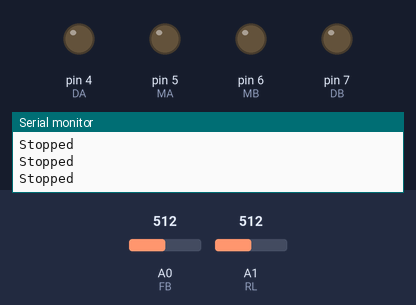
The sketch below on a simulated Arduino Uno, built with avr-gcc and run on an emulated ATmega328P. Parts: output pins drawn as LEDs (lit = HIGH), the last lines printed to the serial monitor. The test bench sets the inputs (shaded band); at power-on: A0 (FB) = 512, A1 (RL) = 512.

Above: at 1.2 s.
1.3 s: A0 (FB) set to 490
At 2.5 s:
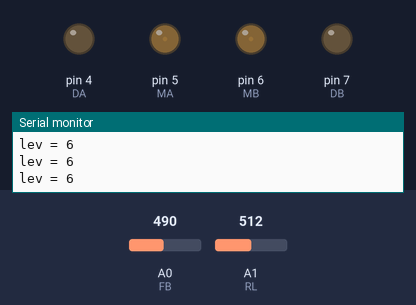
2.8 s: A1 (RL) set to 716
At 4.0 s:
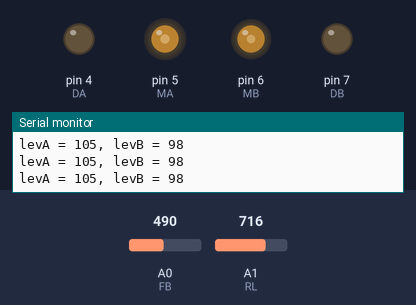
4.3 s: A0 (FB) set to 519
At 5.0 s:
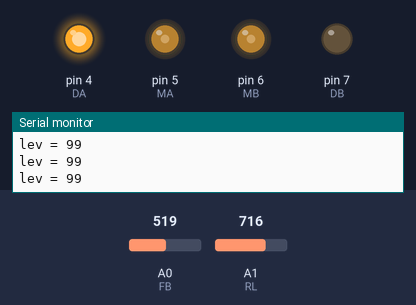
5.8 s: A1 (RL) set to 900
At 7.0 s:
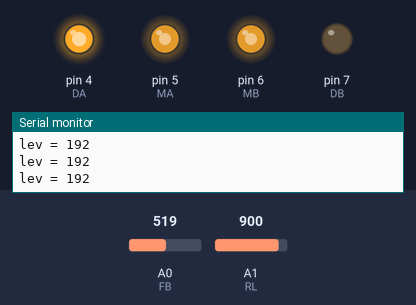
7.3 s: A0 (FB) set to 716
At 7.7 s:
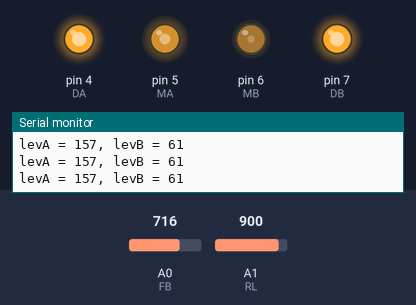
8.8 s: A1 (RL) set to 513
At 9.8 s:
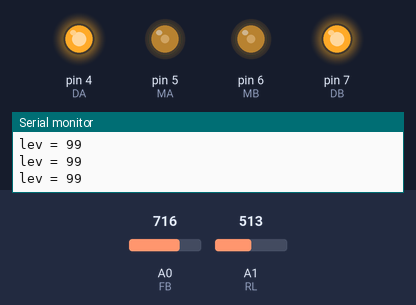
Timing chart, 0 to 11.3 s (numbered marks = the images above; inputs shaded):
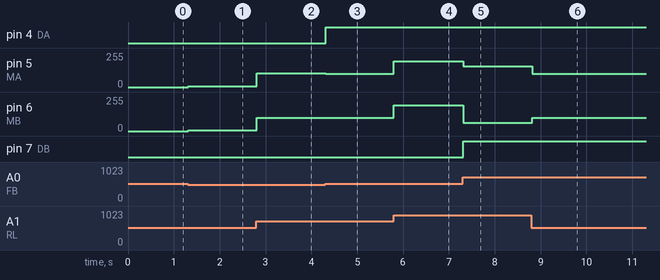

The sketch:

THE_MOTOR.ino
```cpp
int MA = 5, MB = 6;
int DA = 4, DB = 7;
int FB = A0, RL = A1;
int FB_Val, RL_Val;
void setup() {
  Serial.begin(9600);
  pinMode (MA, OUTPUT);
  pinMode (MB, OUTPUT);
  pinMode (DA, OUTPUT);
  pinMode (DB, OUTPUT);
  pinMode (FB, INPUT);
  pinMode (RL, INPUT);
}

void loop() {
  // get the analog read of the consoles

  FB_Val = analogRead(FB);
  RL_Val = analogRead(RL);

  if (FB_Val > 500 && FB_Val < 523 && RL_Val > 500 && RL_Val < 523) {
    Stop();
  }
  else if (RL_Val > 500 && RL_Val < 523 && FB_Val > 523) {
    Forward();
  }
  else if (RL_Val > 500 && RL_Val < 523 && FB_Val < 500) {
    Backward();
  }
  else if (FB_Val > 500 && FB_Val < 523 && RL_Val < 500) {
    Rot_Left();
  }
  else if (FB_Val > 500 && FB_Val < 523 && RL_Val > 523) {
    Rot_Right();
  }
  else if (RL_Val > 523 && FB_Val > 523) {
    Forward_Right();
  }
  else if (RL_Val < 500 && FB_Val > 523) {
    Forward_Left();
  }
  else if (RL_Val > 523 && FB_Val < 500) {
    Backward_Right();
  }
  else if (RL_Val < 500 && FB_Val < 500) {
    Backward_Left();
  }
}


void Stop() {
  digitalWrite(DA, 0);
  digitalWrite(DB, 0);
  analogWrite(MA, 0);
  analogWrite(MB, 0);
  Serial.println("Stopped");
}
void Forward() {
  digitalWrite(DA, 1);
  digitalWrite(DB, 1);
  int lev = map(FB_Val, 523, 1023, 1, 255);
  analogWrite(MA, lev);
  analogWrite(MB, lev);
  Serial.print("lev = ");
  Serial.println(lev);
}
void Backward() {
  digitalWrite(DA, 0);
  digitalWrite(DB, 0);
  int lev = map(FB_Val, 500, 0, 1, 255);
  analogWrite(MA, lev);
  analogWrite(MB, lev);
  Serial.print("lev = ");
  Serial.println(lev);
}
void Rot_Left() {
  digitalWrite(DA, 0);
  digitalWrite(DB, 1);
  int lev = map(RL_Val, 500, 0, 1, 255);
  analogWrite(MA, lev);
  analogWrite(MB, lev);
  Serial.print("lev = ");
  Serial.println(lev);
}
void Rot_Right() {
  digitalWrite(DA, 1);
  digitalWrite(DB, 0);
  int lev = map(RL_Val, 523, 1023, 1, 255);
  analogWrite(MA, lev);
  analogWrite(MB, lev);
  Serial.print("lev = ");
  Serial.println(lev);
}

void Forward_Right() {
  digitalWrite(DA, 1);
  digitalWrite(DB, 1);
  int levFB = map(FB_Val, 523, 1023, 1, 255);
  int levRL = map(RL_Val, 523, 1023, 1, 255);
  int levA = map(FB_Val, 523, 1023, levRL, levFB);
  int levB = map(levA, 0, 255, levA,0);
  analogWrite(MA, levA);
  analogWrite(MB, levB);
  Serial.print("levA = ");
  Serial.print(levA);
  Serial.print(", levB = ");
  Serial.println(levB);
}

void Forward_Left() {
  digitalWrite(DA, 1);
  digitalWrite(DB, 1);
  int levFB = map(FB_Val, 523, 1023, 1, 255);
  int levRL = map(RL_Val, 500, 0, 1, 255);
  int levB = map(FB_Val, 523, 1023, levRL, levFB);
  int levA = map(FB_Val, 500, 0, levRL, levFB);
  analogWrite(MA, levA);
  analogWrite(MB, levB);
  Serial.print("levA = ");
  Serial.print(levA);
  Serial.print(", levB = ");
  Serial.println(levB);
}

void Backward_Right() {
  digitalWrite(DA, 0);
  digitalWrite(DB, 0);
  int levFB = map(FB_Val, 500, 0, 1, 255);
  int levRL = map(RL_Val, 523, 1023, 1, 255);
  int levB = map(FB_Val, 500, 0, levRL, levFB);
  int levA = map(FB_Val, 523, 1023, levRL, levFB);
  analogWrite(MA, levA);
  analogWrite(MB, levB);
  Serial.print("levA = ");
  Serial.print(levA);
  Serial.print(", levB = ");
  Serial.println(levB);
}

void Backward_Left() {
  digitalWrite(DA, 0);
  digitalWrite(DB, 0);
  int levFB = map(FB_Val, 500, 0, 1, 255);
  int levRL = map(RL_Val, 500, 0, 1, 255);
  int levA = map(FB_Val, 500, 0, levRL, levFB);
  int levB = map(FB_Val, 500, 0, levRL, levFB);
  analogWrite(MA, levA);
  analogWrite(MB, levB);
  Serial.print("levA = ");
  Serial.print(levA);
  Serial.print(", levB = ");
  Serial.println(levB);
}
```

Measured:
- the behaviour switches between 500 and 501 on A0 (FB) (found by bisection; images 2 and 3)
- after the input at 1.3 s, pin 5 (MA), pin 6 (MB): 0/255 → 6/255 at once
- after the input at 2.8 s, pin 5 (MA): 6/255 → 105/255 at once; pin 6 (MB): 6/255 → 98/255 at once
- after the input at 4.3 s, pin 4 (DA): LOW → HIGH at once; pin 5 (MA): 105/255 → 99/255 at once; pin 6 (MB): 98/255 → 99/255 at once
- after the input at 5.8 s, pin 5 (MA), pin 6 (MB): 99/255 → 192/255 at once
- after the input at 7.3 s, pin 5 (MA): 192/255 → 157/255 at once; pin 6 (MB): 192/255 → 61/255 at once; pin 7 (DB): LOW → HIGH at once
- after the input at 8.8 s, pin 5 (MA): 157/255 → 99/255 at once; pin 6 (MB): 61/255 → 99/255 at once
